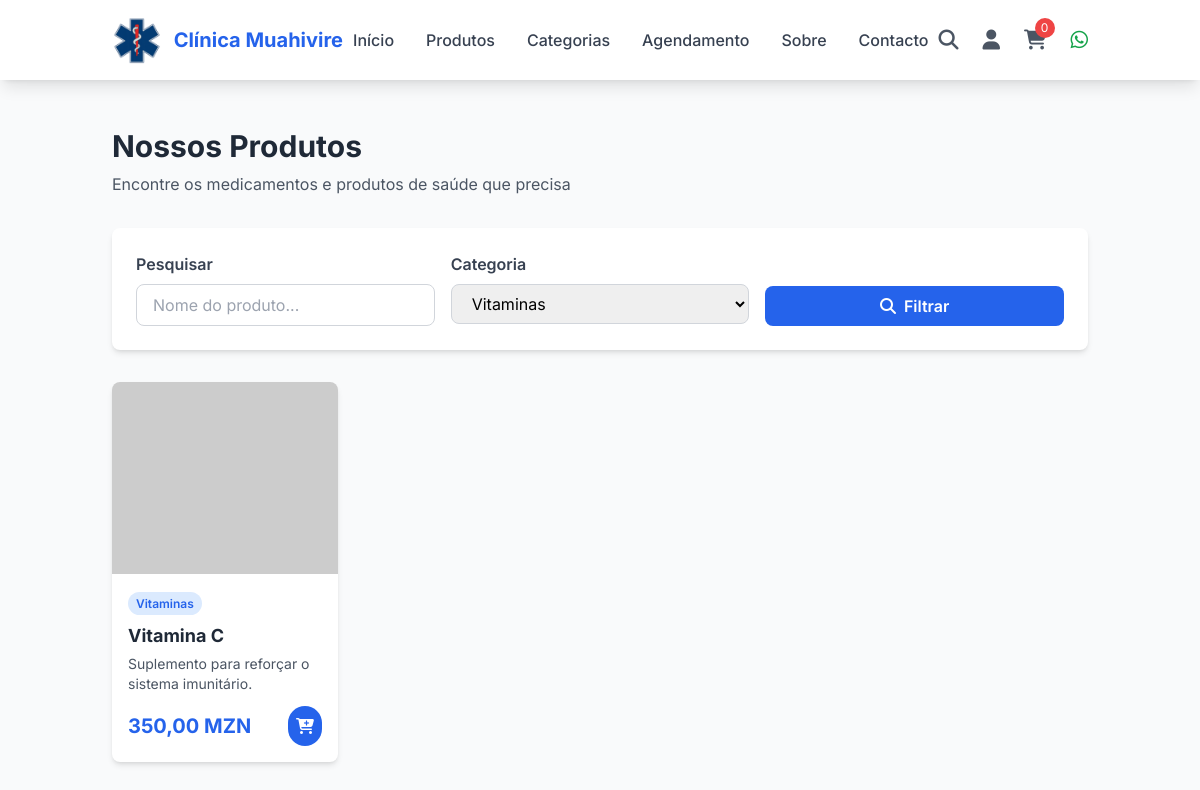
The app's page /produtos.php?category=2 with its own data.
### tables this page shows
CREATE TABLE `products` (
  `id` int(11) NOT NULL AUTO_INCREMENT,
  `name` varchar(255) NOT NULL,
  `description` text NOT NULL,
  `price` decimal(10,2) NOT NULL,
  `image_url` varchar(255) NOT NULL,
  `category_id` int(11) DEFAULT NULL,
  `is_featured` tinyint(1) NOT NULL DEFAULT 0,
  PRIMARY KEY (`id`),
  KEY `category_id` (`category_id`),
  CONSTRAINT `products_ibfk_1` FOREIGN KEY (`category_id`) REFERENCES `categories` (`id`)
);

CREATE TABLE `categories` (
  `id` int(11) NOT NULL AUTO_INCREMENT,
  `name` varchar(255) NOT NULL,
  `icon_class` varchar(255) NOT NULL,
  `color_class` varchar(255) NOT NULL,
  PRIMARY KEY (`id`)
);

### produtos.php (the view, shortened to what this page needs)
<?php
include 'db_config.php';
include 'header.php';
$category_filter = isset($_GET['category']) ? $_GET['category'] : '';
$search_term = isset($_GET['search']) ? $_GET['search'] : '';
$sql = "SELECT p.*, c.name as category_name FROM products p
        LEFT JOIN categories c ON p.category_id = c.id
        WHERE 1=1";
if (!empty($category_filter)) {
    $sql .= " AND p.category_id = '$category_filter'";
}
$sql .= " ORDER BY p.name";
$result = $conn->query($sql);
?>
<main class="py-12 bg-gray-50 min-h-screen">
    <div class="container mx-auto px-6">
        <h1 class="text-3xl font-bold text-gray-800 mb-2">Nossos Produtos</h1>
        <p class="text-gray-600 mb-8">Encontre os medicamentos e produtos de saúde que precisa</p>
        <div class="bg-white rounded-lg shadow-md p-6 mb-8">
            <form method="GET" class="grid grid-cols-1 md:grid-cols-3 gap-4">
                <div>
                    <label class="block text-gray-700 font-semibold mb-2">Pesquisar</label>
                    <input type="text" name="search" value="<?php echo htmlspecialchars($search_term); ?>"
                           placeholder="Nome do produto..."
                           class="w-full px-4 py-2 border border-gray-300 rounded-lg focus:outline-none focus:ring-2 focus:ring-blue-500">
                </div>
                <div>
                    <label class="block text-gray-700 font-semibold mb-2">Categoria</label>
                    <select name="category" class="w-full px-4 py-2 border border-gray-300 rounded-lg focus:outline-none focus:ring-2 focus:ring-blue-500">
                        <?php
                        $categories_result = $conn->query("SELECT * FROM categories");
                        while ($category = $categories_result->fetch_assoc()) {
                            $selected = ($category_filter == $category['id']) ? 'selected' : '';
                            echo "<option value='{$category['id']}' $selected>{$category['name']}</option>";
                        }
                        ?>
                    </select>
                </div>
                <div class="flex items-end">
                    <button type="submit" class="w-full bg-blue-600 text-white py-2 px-6 rounded-lg font-semibold hover:bg-blue-700 transition duration-300">
                        <i class="fas fa-search mr-2"></i>Filtrar
                    </button>
                </div>
            </form>
        </div>
        <div class="grid grid-cols-1 sm:grid-cols-2 md:grid-cols-3 lg:grid-cols-4 gap-6">
            <?php if ($result->num_rows > 0): ?>
                <?php while($product = $result->fetch_assoc()): ?>
                    <div class="bg-white rounded-lg shadow-md overflow-hidden transform hover:-translate-y-2 transition-all duration-300">
                        <a href="produto.php?id=<?php echo $product['id']; ?>">
                            <img src="<?php echo htmlspecialchars($product['image_url']); ?>"
                                 alt="<?php echo htmlspecialchars($product['name']); ?>"
                                 class="w-full h-48 object-cover hover:scale-105 transition duration-300">
                        </a>
                        <div class="p-4">
                            <span class="text-xs font-semibold text-blue-600 bg-blue-100 py-1 px-2 rounded-full">
                                <?php echo htmlspecialchars($product['category_name']); ?>
                            </span>
                            <h3 class="font-bold text-lg text-gray-800 mt-2 mb-1">
                                <a href="produto.php?id=<?php echo $product['id']; ?>" class="hover:text-blue-600 transition duration-300">
                                    <?php echo htmlspecialchars($product['name']); ?>
                                </a>
                            </h3>
                            <p class="text-gray-600 text-sm mb-3 line-clamp-2"><?php echo htmlspecialchars($product['description']); ?></p>
                            <div class="flex justify-between items-center">
                                <span class="text-xl font-bold text-blue-600"><?php echo number_format($product['price'], 2, ',', '.'); ?> MZN</span>
                                <button class="bg-blue-600 text-white p-2 rounded-full hover:bg-blue-700 transition duration-300 add-to-cart"
                                        data-product-id="<?php echo $product['id']; ?>">
                                    <i class="fas fa-cart-plus"></i>
                                </button>
                            </div>
                        </div>
                    </div>
                <?php endwhile; ?>
            <?php endif; ?>
        </div>
    </div>
</main>
<?php
include 'footer.php';
?>

### header.php (style rules this page uses)
body { font-family: 'Inter', sans-serif; }

### records on screen
products: category.name "Vitaminas", name "Vitamina C", description "Suplemento para reforçar o sistema imunitário.", price "350,00"

### other values on screen
form field category "Vitaminas"
